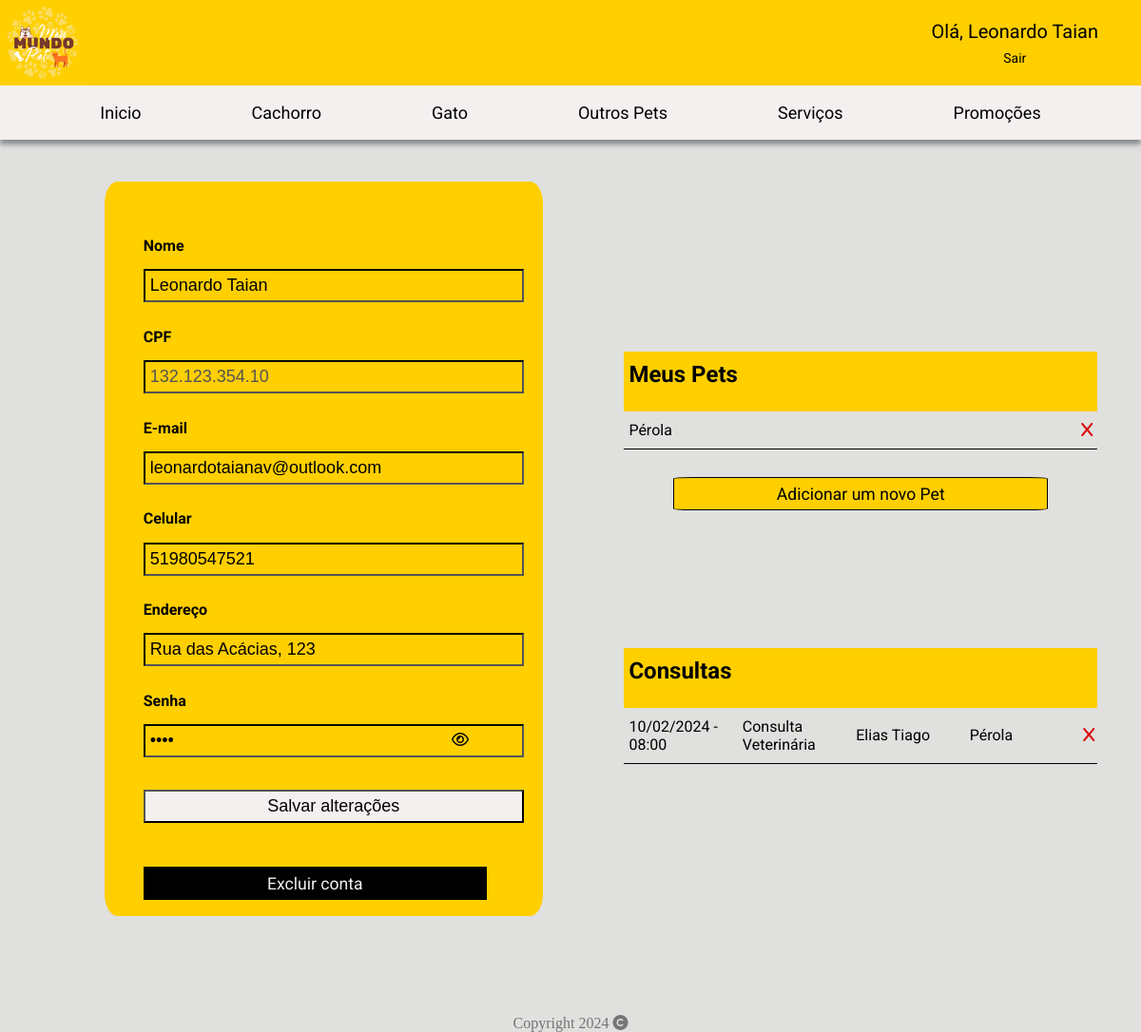
/perfil (signed in), run on the app's committed database.
### tables this page shows
CREATE TABLE "humano" (
	"id_humano"	INTEGER UNIQUE,
	"nome_humano"	TEXT,
	"cpf_humano"	NUMERIC,
	"email_humano"	TEXT,
	"contato_humano"	NUMERIC,
	"endereco_humano"	TEXT,
	"senha"	TEXT,
	PRIMARY KEY("id_humano" AUTOINCREMENT)
);

CREATE TABLE "clientes" (
	"id_cliente"	INTEGER UNIQUE,
	"nome_cliente"	TEXT,
	"id_animal"	INTEGER,
	"id_humano"	INTEGER,
	FOREIGN KEY("id_humano") REFERENCES "humano"("id_humano"),
	PRIMARY KEY("id_cliente" AUTOINCREMENT),
	FOREIGN KEY("id_animal") REFERENCES "animal"("id_animal")
);

CREATE TABLE "agendamento" (
	"id_agendamento"	INTEGER UNIQUE,
	"data_agendamento"	TEXT,
	"hora_agendamento"	TEXT,
	"id_profissional"	INTEGER,
	"id_cliente"	INTEGER,
	"id_servico"	INTEGER,
	PRIMARY KEY("id_agendamento" AUTOINCREMENT),
	FOREIGN KEY("id_servico") REFERENCES "servicos"("id_servico"),
	FOREIGN KEY("id_cliente") REFERENCES "clientes"("id_cliente"),
	FOREIGN KEY("id_profissional") REFERENCES "profissional"("id_profissional")
);

CREATE TABLE "servicos" (
	"id_servico"	INTEGER UNIQUE,
	"tipo_servico"	TEXT,
	"valor_servico"	REAL,
	"id_animal"	INTEGER,
	FOREIGN KEY("id_animal") REFERENCES "animal"("id_animal"),
	PRIMARY KEY("id_servico" AUTOINCREMENT)
);

CREATE TABLE "profissional" (
	"id_profissional"	INTEGER UNIQUE,
	"nome_profissional"	TEXT,
	"id_animal"	INTEGER,
	"contato_profissional"	NUMERIC,
	"crmv_profissional"	NUMERIC,
	FOREIGN KEY("id_animal") REFERENCES "animal"("id_animal"),
	PRIMARY KEY("id_profissional" AUTOINCREMENT)
);

### default.py (the view)
@app.route("/perfil", methods = ["GET", "POST"])
def perfil():
    if request.method == "POST":
        nome = request.form["nome"]
        email = request.form["email"]
        celular = request.form["celular"]
        endereco = request.form["endereco"]
        senha = request.form["senha"]
        rep.alterar_dados(nome, email, celular, endereco, senha, current_user.id)
        info = rep.verificacao(current_user.id)
        pets = rep.info_clientes(current_user.id)
        todasConsultas = []
        for pet in pets:
            consultas = rep.info_consulta(pet[0])
            for consulta in consultas:
                profissional = rep.profissional_consulta(consulta[3])
                servico = rep.servico(consulta[5])
                infoConsulta = (consulta[0], pet[1], profissional[0][1], servico[0][1], consulta[1], consulta[2])
                todasConsultas.append(infoConsulta)
        flash("Dados atualizados com sucesso.")
        return redirect(url_for('perfil', pets = pets, consultas = todasConsultas))
    else:
        infos = rep.verificacao(current_user.id)
        pets = rep.info_clientes(current_user.id)
        todasConsultas = []
        for pet in pets:
            consultas = rep.info_consulta(pet[0])
            for consulta in consultas:
                profissional = rep.profissional_consulta(consulta[3])
                servico = rep.servico(consulta[5])
                infoConsulta = (consulta[0], pet[1], profissional[0][1], servico[0][1], consulta[1], consulta[2])
                todasConsultas.append(infoConsulta)
        return render_template ('perfil.html', pets = pets, consultas = todasConsultas)

### rep.py (called while the page is built)
def profissional_consulta(id_profissional:int):
    try:
        conn = sqlite3.connect('petshop.db')
        cursor = conn.cursor()
        sql_select = f'SELECT * FROM profissional WHERE id_profissional = {id_profissional}'
        cursor.execute(sql_select)
        profissional = cursor.fetchall()
        conn.close
        return profissional
    except:
        return False

def verificacao(id):
    try:
        conn = sqlite3.connect('petshop.db')
        cursor = conn.cursor()
        sql_select = f'SELECT * FROM humano WHERE id_humano = "{id}"'
        cursor.execute(sql_select)
        cliente = cursor.fetchall()
        conn.close()
        return cliente
    except:
        False

def info_clientes(id_humano):
    try:
        conn = sqlite3.connect('petshop.db')
        cursor = conn.cursor()
        sql_select = f'SELECT * FROM clientes WHERE id_humano = "{id_humano}"'
        cursor.execute(sql_select)
        clientes = cursor.fetchall()
        conn.close()
        return clientes
    except:
        False

def info_consulta(id_cliente):
    try:
        conn = sqlite3.connect('petshop.db')
        cursor = conn.cursor()
        sql_select = f'SELECT * FROM agendamento WHERE id_cliente = "{id_cliente}"'
        cursor.execute(sql_select)
        consulta = cursor.fetchall()
        conn.close()
        return consulta
    except:
        False

def servico(id_servico):
    try:
        conn = sqlite3.connect('petshop.db')
        cursor = conn.cursor()
        sql_select = f'SELECT * FROM servicos WHERE id_servico = "{id_servico}"'
        cursor.execute(sql_select)
        servico = cursor.fetchall()
        conn.close()
        return servico
    except:
        False

### user.py (called while the page is built)
@lm.user_loader
def load_user(id):
    cliente = rep.verificacao(id)
    user = User(cliente[0][0], cliente[0][1], cliente[0][2], cliente[0][3], cliente[0][4], cliente[0][5], cliente[0][6])
    return user

### templates/perfil.html (shortened to what this page needs)
<!DOCTYPE html>
<html>
    <head>
        <link rel="stylesheet" href="../static/style/perfil.css">
        <link href="https://cdnjs.cloudflare.com/ajax/libs/font-awesome/6.5.1/css/all.min.css" rel="stylesheet">
    </head>
    <body>
        <header>
            <div class="container">
                <div class="div-container">
                    <img class="img-logo" src="../static/image/logo.png" alt="Logo tipo do petshop">
                </div>
                <div class="div-container">
                </div>
                <div class="div-container login">
                    <div class="user">
                        <a href="/perfil"> Olá, {{current_user.nome_humano}}</a>
                        <a id="logout" href="/logout">Sair</a>
                    </div>
                </div>
            </div>
            <nav>
                <ul class="menu">
                    <li><a class="inicio" href="/"><img class="img-menu" src="{{ url_for('static', filename='image/inicio.png')}}" alt="imagem menu">Inicio</a></li>
                    <li><a class="cachorro" href="#"><img class="img-menu" src="{{ url_for('static', filename='image/cachorro.png')}}" alt="imagem cachorro">Cachorro</a>
                    </li>
                    <li><a class="gato" href="#"><img class="img-menu" src="{{ url_for('static', filename='image/gato.png')}}" alt="imagem gato">Gato</a>
                    </li>
                    <li><a class="passaro" href="#"><img class="img-menu" src="{{ url_for('static', filename='image/passaro.png')}}" alt="imagem pássaro">Outros Pets</a>
                    </li>
                    <li><a class="servico" href="/servicos"><img class="img-menu" src="{{ url_for('static', filename='image/servico.png')}}" alt="imagem coração">Serviços</a></li>
                    <li><a class="promocao" href="/promocao"><img class="img-menu" src="{{ url_for('static', filename='image/promocao.png')}}" alt="imagem desconto">Promoções</a></li>
                </ul>
            </nav>
        </header>
        <section class="conteudo">
            <div class="info-esquerda">
                <div class="box-login">
                    <form method="post">
                        <label for="nome">Nome</label>
                        <input type="text" id="nome" name="nome" value="{{current_user.nome_humano}}" placeholder="Digite seu nome completo">
                        <label for="cpf">CPF</label>
                        <input type="text" id="cpf" name="cpf" value="{{current_user.cpf_humano}}" disabled>
                        <label for="email">E-mail</label>
                        <input type="text" id="email" name="email" value="{{current_user.email_humano}}" placeholder="Digite seu email">
                        <label for="celular">Celular</label>
                        <input type="tel" id="celular" name="celular" value="{{current_user.contato_humano}}" placeholder="DDD + Celular">
                        <label for="endereco">Endereço</label>
                        <input type="text" id="endereco" name="endereco" value="{{current_user.endereco_humano}}" placeholder="Digite seu endereço">
                        <label for="senha">Senha</label>
                        <div class="password">
                            <input type="password" id="senha" name="senha" value="{{current_user.senha}}" placeholder="Digite uma senha">
                            <i class="fa-regular fa-eye" style="color: #0a0a0a;" id="btn-senha" onclick="mostarSenha()"></i>
                        </div>
                        <input type="submit" class="save" nome="salvar" value="Salvar alterações">
                        <a href="/delete/conta/{{current_user.id}}" class="excluir-conta">Excluir conta</a>
                    </form>
                </div>
            </div>
            <div class="info-direita">
                <div class="box-info-direita">
                    <div class="meus-pets">
                        <table>
                            <tr>
                                <th>Meus Pets</th>
                                <th>&nbsp;</th>
                            </tr>
                            {% if pets != [] %}
                            {% for pet_id, nome_cliente, id_animal, id_humano in pets %}
                            <tr>
                                <td>{{nome_cliente}}</td>
                                <td class="excluir-pet"><a href="/delete/pet/{{pet_id}}"><i class="fa-solid fa-x" style="color: #d80202;"></i></a></td>
                            </tr>
                            {% endfor %}
                            {% endif %}
                        </table>
                        <button class="add-left">Adicionar um novo Pet</button>
                    </div>
                    <div class="Consultas">
                        <table class="tabela-consulta">
                            <tr>
                                <th colspan="4">Consultas</th>
                                <th>&nbsp;</th>
                            </tr>
                            {% if consultas != [] %}
                            {% for id, nome, profissional, servico, data, hora in consultas%}
                            <tr class="linha-consulta">
                                <td>{{data}} - {{hora}}</td>
                                <td>{{servico}}</td>
                                <td>{{profissional}}</td>
                                <td>{{nome}}</td>
                                <td><a href="/delete/consulta/{{id}}"><i class="fa-solid fa-x" style="color: #d80202;"></i></a></td>
                            </tr>
                            {% endfor %}
                            {% endif %}
                        </table>
                    </div>
                </div>
            </div>
        </section>
        <footer class="rodape">
            <div class="copy">Copyright 2024 <i class="fa-solid fa-copyright" style="color: rgb(117, 117, 117);"></i></div>
        </footer>
    </body>
</html>

### static/style/perfil.css (style rules this page uses)
* { margin: 0; padding: 0; box-sizing: border-box; }
body { background-color: #e0e0de; display: flex; flex-direction: column; height: 100vh; }
.user { display: flex; flex-direction: column; justify-content: center; align-items: center; }
#logout { font-size: 14px; margin-top: 5%; }
section { padding: 2%; }
.conteudo { flex: 1 0 auto; display: flex; }
.rodape { flex-shrink: 0; }
header { background-color: #FFCF00; width: 100%; font-family: 'Roboto', sans-serif; }
.container { display: flex; justify-content: space-between; }
.container .div-container { width: 25%; display: flex; align-items: center; }
.img-logo { width: 30%; }
.login { justify-content: end; padding: 15px; margin-right: 30px; }
.login a { font-size: 20px; text-decoration: none; color: black; }
nav { background-color: #F5F0F0; margin: 0 auto; display: flex; justify-content: center; align-items: center; box-shadow: 0px 5px 5px #313b4580; }
.menu > li, .menu > a { display: inline-block; }
.menu li { position: relative; list-style-type: none; }
.menu a { text-decoration: none; color: black; display: block; padding: 18px 3.5rem; transition: background-color .22s ease, color .22s ease; display: flex; align-items: center; justify-content: space-between; font-size: 18px; }
.info-esquerda { width: 50%; display: flex; flex-direction: column; justify-content: center; align-items: end; }
.box-login { background-color: #FFCF00; width: 80%; height: 95%; border-radius: 3%; padding: 10% 7%; display: flex; flex-direction: column; justify-content:space-around; margin-right: 5%; }
label { font-family: 'Roboto', sans-serif; margin-bottom: 2%; font-weight: bold; }
input { background-color: transparent; border-color: black; font-size: 18px; padding: 5px; margin-top: 2%; margin-bottom: 7%; width: 25rem; }
button { width: 75%; border-radius: 5%; margin-top: 5%; font-size: 110%; cursor: pointer; border: none; }
.save { background-color: #F5F0F0; cursor: pointer; }
.password i { cursor: pointer; position: absolute; right: 10%; top: 23%; }
.password { position: relative; }
form { width: 100%; height: 100%; display: flex; flex-direction: column; justify-content: space-around; }
.info-direita { width: 50%; display: flex; flex-direction: column; justify-content: center; }
.box-info-direita { width: 95%; padding-left: 5%; padding-top: 3%; display: flex; flex-direction: column; align-items: center; margin-left: 3%; justify-content: center; }
.meus-pets { width: 100%; display: flex; flex-direction: column; justify-content: center; align-items: center; padding: 10%; margin: 3% 5%; font-family: 'Roboto', sans-serif; }
.Consultas { width: 100%; display: flex; flex-direction: column; justify-content: center; align-items: center; padding: 10%; margin: 3% 5%; font-family: 'Roboto', sans-serif; }
table { width: 120%; margin-bottom: 2%; border-collapse: collapse; }
th { padding: 2% 1% 5% 1%; text-align: left; border-collapse: collapse; font-size: 24px; background-color: #FFCF00; }
td { padding: 2% 1%; text-align: left; border-bottom: 1px solid black; border-collapse: collapse; width: 24%; }
.add-left { background-color: #FFCF00; cursor: pointer; padding: 4% 0%; text-decoration: none; width: 95%; height: 15%; margin-top: 5%; font-size: 110%; cursor: pointer; border: none; display: flex; align-items: center; justify-content: center; color: black; font-family: 'Roboto', sans-serif; border: 1px solid black; }
td i { cursor: pointer; }
.excluir-pet { text-align: right; }
.excluir-conta { padding: 2%; background-color: black; text-decoration: none; width: 95%; height: 15%; margin-top: 5%; font-size: 110%; cursor: pointer; border: none; display: flex; align-items: center; justify-content: center; color: #F5F0F0; font-family: 'Roboto', sans-serif; }
footer { margin-top: 5%; display: flex; align-items: center; justify-content: center; }
.copy { color: rgb(117, 117, 117); }

### data on the page
humano: nome_humano "Leonardo Taian", nome "Leonardo Taian", cpf "132.123.354.10", email "leonardotaianav@outlook.com", celular "51980547521", endereco "Rua das Acácias, 123"
clientes: nome_cliente "Pérola", consultas "Pérola"
agendamento: consultas "10/02/2024", consultas "08:00"
servicos: consultas "Consulta Veterinária"
profissional: consultas "Elias Tiago"
